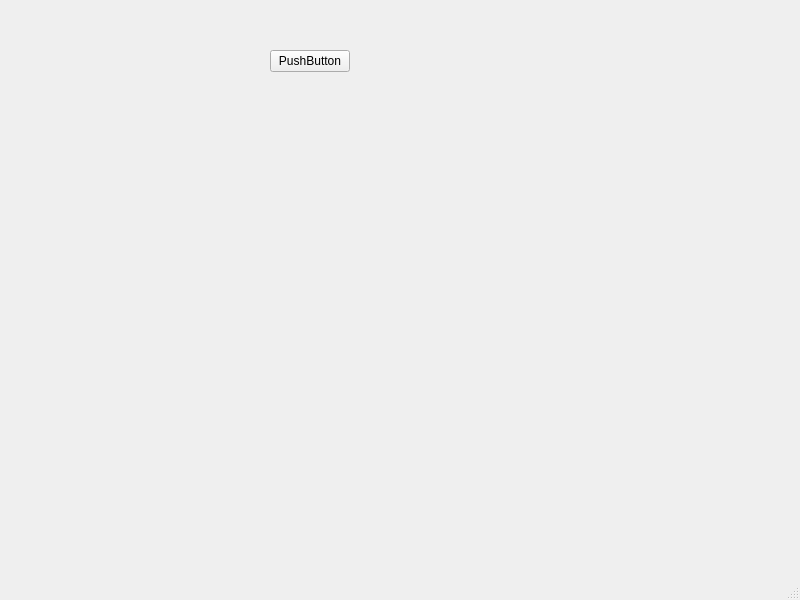
<?xml version="1.0" encoding="UTF-8"?>
<ui version="4.0">
 <class>MainWindow</class>
 <widget class="QMainWindow" name="MainWindow">
  <property name="geometry">
   <rect>
    <x>0</x>
    <y>0</y>
    <width>800</width>
    <height>600</height>
   </rect>
  </property>
  <property name="windowTitle">
   <string>MainWindow</string>
  </property>
  <widget class="QWidget" name="centralwidget">
   <widget class="QPushButton" name="pushButton">
    <property name="geometry">
     <rect>
      <x>270</x>
      <y>50</y>
      <width>80</width>
      <height>22</height>
     </rect>
    </property>
    <property name="text">
     <string>PushButton</string>
    </property>
   </widget>
  </widget>
  <widget class="QMenuBar" name="menubar">
   <property name="geometry">
    <rect>
     <x>0</x>
     <y>0</y>
     <width>800</width>
     <height>21</height>
    </rect>
   </property>
  </widget>
  <widget class="QStatusBar" name="statusbar"/>
 </widget>
 <resources/>
 <connections/>
</ui>
